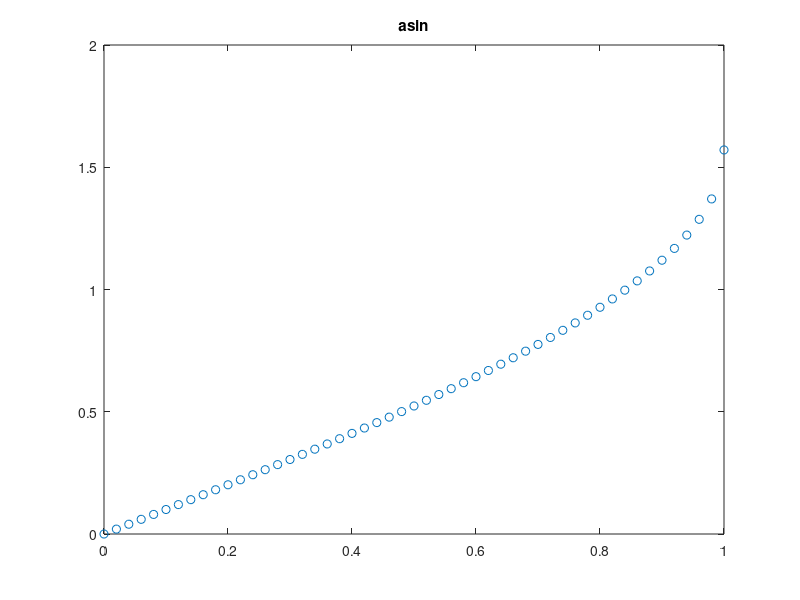
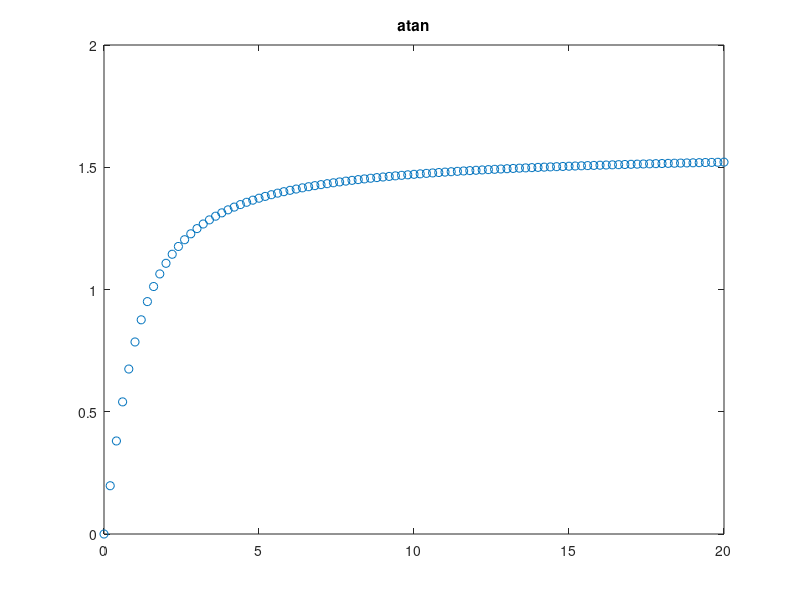

Recreate these plots in MATLAB, in order.
% Script for generating atan and asin lookup tables 
% for steeringController.

ASIN_INPUT_RANGE_MAX = 1;
ASIN_INPUT_RANGE_STEP_SIZE = 0.02; % ASIN_INPUT_RANGE_MAX should be an integer multiple of this value.

ATAN_INPUT_RANGE_MAX = 20; %15
ATAN_INPUT_RANGE_STEP_SIZE = 0.2; %0.25; % ATAN_INPUT_RANGE_MAX should be an integer multiple of this value.

asin_input_range = 0:ASIN_INPUT_RANGE_STEP_SIZE:ASIN_INPUT_RANGE_MAX;
atan_input_range = 0:ATAN_INPUT_RANGE_STEP_SIZE:ATAN_INPUT_RANGE_MAX;

asin_output = asin(asin_input_range);
atan_output = atan(atan_input_range);


figure(1);
plot(asin_input_range, asin_output, 'o');
title('asin');
figure(2);
plot(atan_input_range, atan_output, 'o');
title('atan');


% Multiply floats by scalar so we can store in int
floatMultiplier = 100;
asin_output_int = round(asin_output * floatMultiplier);
atan_output_int = round(atan_output * floatMultiplier);


% Write to file
fid = fopen('trig_lut.txt', 'w');


fprintf(fid,'#define ATAN_LUT_SIZE %d\n', length(atan_output));
fprintf(fid,'#define ATAN_LUT_INPUT_MULTIPLIER %d\n', 1/ATAN_INPUT_RANGE_STEP_SIZE);
fprintf(fid,'#define ATAN_LUT_OUTPUT_MULTIPLIER %d\n', floatMultiplier);

fprintf(fid,'#define ASIN_LUT_SIZE %d\n', length(asin_output));
fprintf(fid,'#define ASIN_LUT_INPUT_MULTIPLIER %d\n', 1/ASIN_INPUT_RANGE_STEP_SIZE);
fprintf(fid,'#define ASIN_LUT_OUTPUT_MULTIPLIER %d\n', floatMultiplier);


numEntriesInLine = 10;
n=0;
fprintf(fid, 'const u8 asin_lut[] = \n{\n  ');
for i=1:length(asin_output)
    fprintf(fid,'%d,', asin_output_int(i));
    n = n+1;
    if n==numEntriesInLine
        fprintf(fid,'\n  ');
        n = 0;
    end
end
fprintf(fid, '\n};\n\n');

n = 0;
fprintf(fid, 'const u8 atan_lut[] = \n{\n  ');
for i=1:length(atan_output)
    fprintf(fid,'%d,', atan_output_int(i));
    n = n+1;
    if n==numEntriesInLine
        fprintf(fid,'\n  ');
        n = 0;
    end
end    
fprintf(fid, '\n};\n\n');

fclose(fid);

disp('SUCCESS: Generated trig_lut.txt');